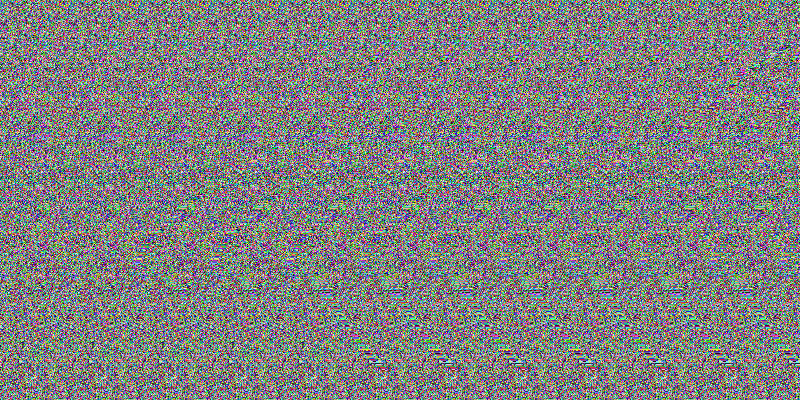
#> input picture examples/output.png, 800 x 400 px
$ python autosterogram.py examples/output.png
#> lines starting #> are read from the running program, lines starting #| are printed output that depends on the picture
import argparse
import sys

from PIL import Image
import numpy as np

cols = 10

def ceildiv(a, b):
    return -(a // -b)

def main(argv):
    # parse arguments
    parser = argparse.ArgumentParser(description='Autostereogram generator')
    parser.add_argument('mask', help='the greyscale mask file to convert into an autosterogram')

    group = parser.add_mutually_exclusive_group()
    group.add_argument('--preset', choices=['static', 'six-color', 'grey', 'black/white'], default='static',
                         help='the randomized pattern to use')
    group.add_argument('--pattern',
                         help='the pattern file to use')

    parser.add_argument('-s', '--shift', type=int, default=10)
    parser.add_argument('-o', '--output', default='output.png')

    options = parser.parse_args(argv)

    # load image
    img = Image.open(options.mask).convert('L')
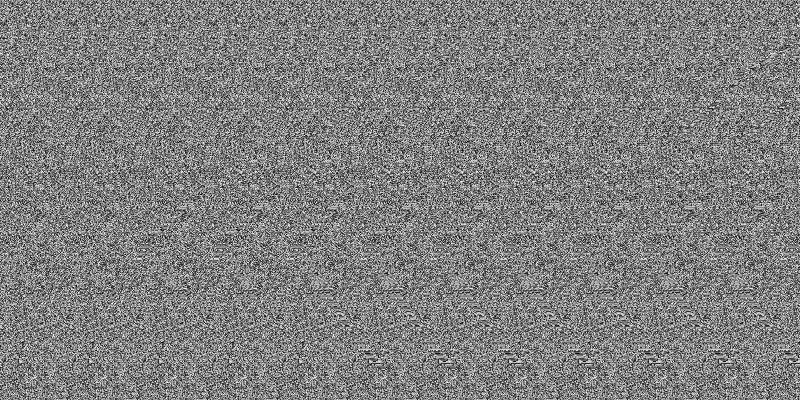
#> img: PIL image 800x400 L; min 1, max 254, mean 127.9
    img = np.array(img)
    img_height, img_width = img.shape
#> img_height = 400; img_width = 800

    # create/load pattern
    if options.pattern is not None:
        # load pattern file
        pat = np.array(Image.open(options.pattern))
        pat_height,pat_width,_ = pat.shape

        # extend pattern downward to needed height
        a,b = img_height//pat_height, img_height%pat_height
        arrs = [pat]*a + [pat[:b]]
        pat = np.concatenate(arrs)
        pat_height = img_height
    else:
        pat_height,pat_width = img_height,img_width//cols
#> pat_height = 400; pat_width = 80

        # generate the pattern
        match options.preset:
            case 'static':
                pat = np.random.randint(0, 256, [pat_height,pat_width,3])
            case 'six-color':
                pat = np.random.choice([0,255], [pat_height,pat_width,3])
            case 'grey':
                pat = np.random.randint(0, 256, [pat_height,pat_width])
                pat = np.stack([pat]*3, axis=2)
            case 'black/white':
                pat = np.random.choice([0,255], [pat_height,pat_width])
                pat = np.stack([pat]*3, axis=2)

        pat = np.uint8(pat)

    # extend pattern to right
    img_int32 = np.int32(img)

    output = np.empty([img_height,img_width,3], dtype=np.uint8)
    output[:,:pat_width] = pat
    for x in range(img_width):
        shift = options.shift
        arr = 255-img_int32[:,x]
        shift = (shift*arr + 128) // 256
        #shifted = x - pat_width + shift
        #shifted = np.where(shifted < 0, shifted+pat_width, shifted)
        shifted = x + shift
        shifted = np.where(shifted < pat_width, shifted, shifted-pat_width)
        output[:,x] = output[range(pat_height), shifted]
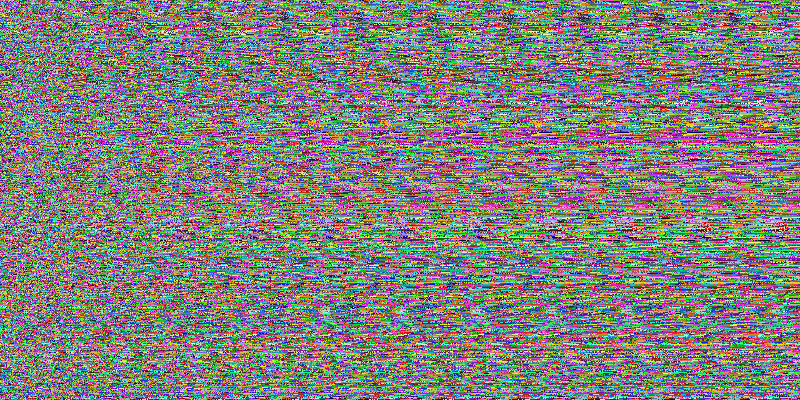
#> output: shape (400, 800, 3); mean of channels 0, 1, 2 128.3, 127.4, 126.7; drawn as R, G, B

    #print(np.array_equal(output[:,:img_width], _output))

    # save output
    #output = np.moveaxis(output, 3, 0)
    #data = [Image.fromarray(frame) for frame in output]
    #data[0].save('output.gif', save_all=True, append_images=data[1:], duration=50, loop=0)
    data = Image.fromarray(output)
    data.save(options.output)

if __name__ == '__main__':
    if not main(sys.argv[1:]):
#> (the run stopped early here; a loop or call above may not have finished)
